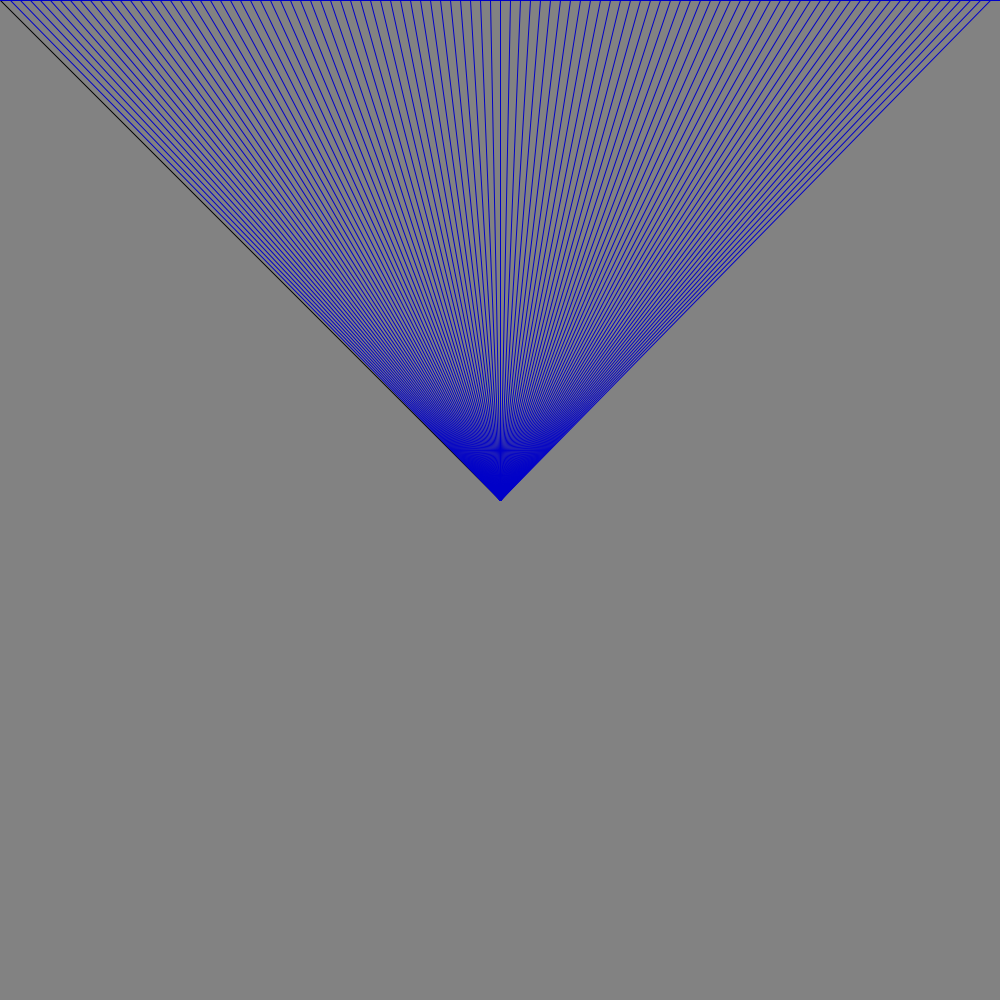
Frame 1 (no input)
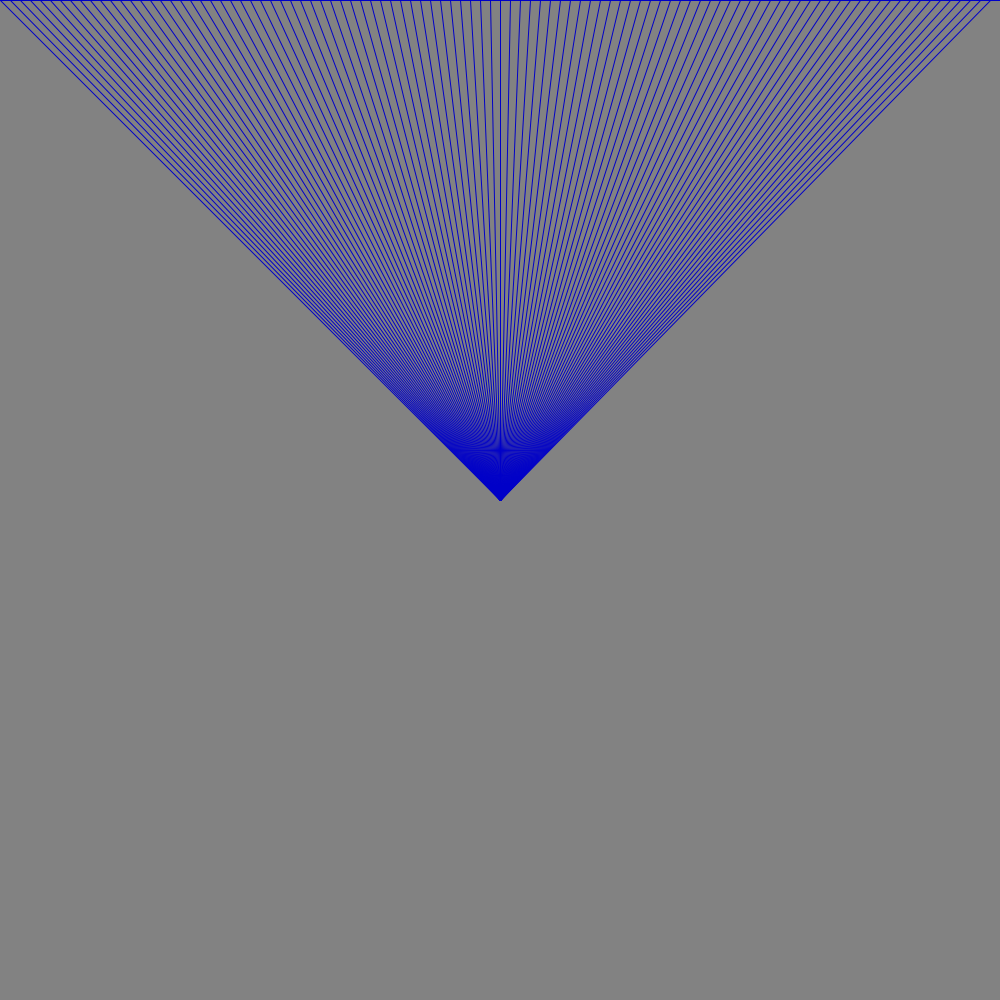
Frame 60 (the mouse pressed at the canvas centre just before this capture)
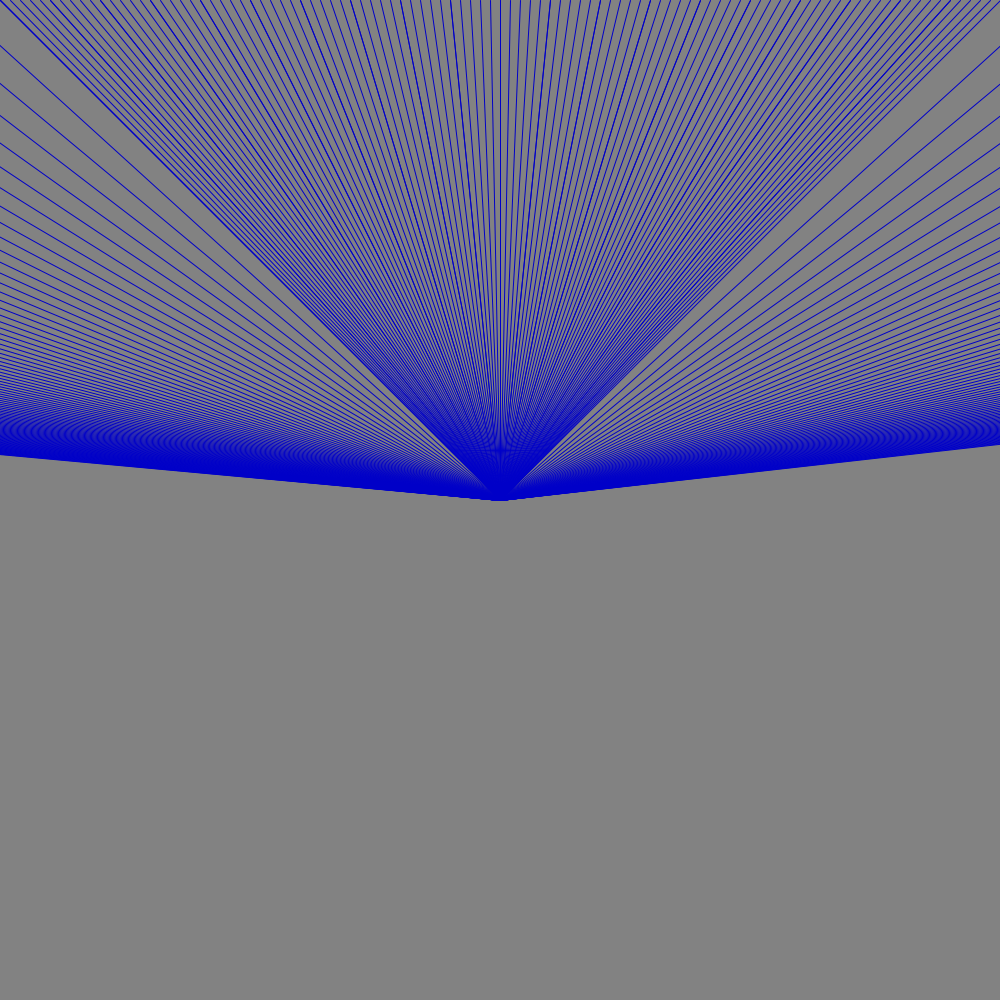
Frame 120 (the mouse held since frame 60 and released just before this capture)

The Processing sketch that drew these frames (run headless with seeded random() and noise(); from frame 60 on, the mouse is pressed at the canvas centre):

// Processing sketch: processing_20096
// ── processing_20096.pde

void setup(){
  smooth();
  size(1000,1000);
  
}
  void draw(){
    background(130);
  for(int i=0; i<100;i++){
    line(width/2,height/2,i*10,0);
    stroke(0,0,200);
    line(mouseX,mouseY,i*-50,0);
    line(mouseX,mouseY,i*50,0);
  }

}
